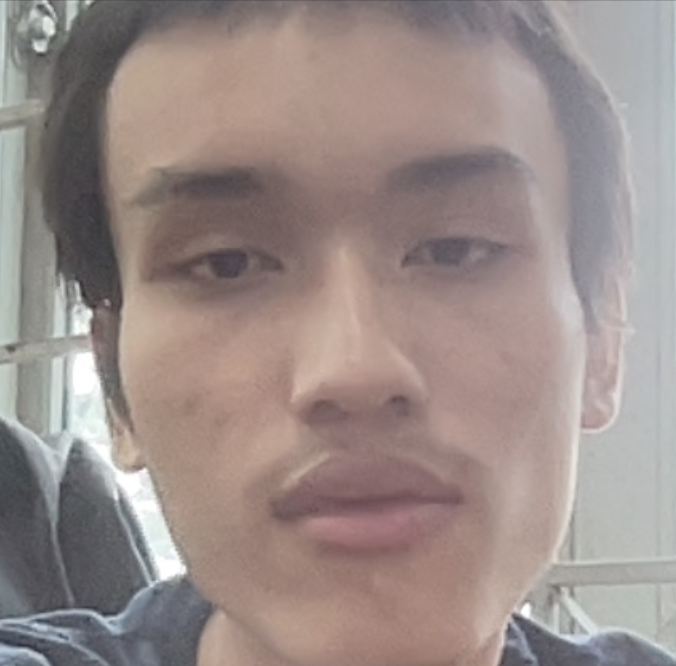
#> input picture saa.png, 676 x 666 px
$ python aaa.py
#> lines starting #> are read from the running program, lines starting #| are printed output that depends on the picture
import cv2
import numpy as np

# Đọc ảnh
image = cv2.imread('saa.png')
#> image is the input picture: shape (666, 676, 3); mean B, G, R 137.4, 140.9, 154.7

# Chuyển đổi sang ảnh đen trắng
gray_image = cv2.cvtColor(image, cv2.COLOR_BGR2GRAY)
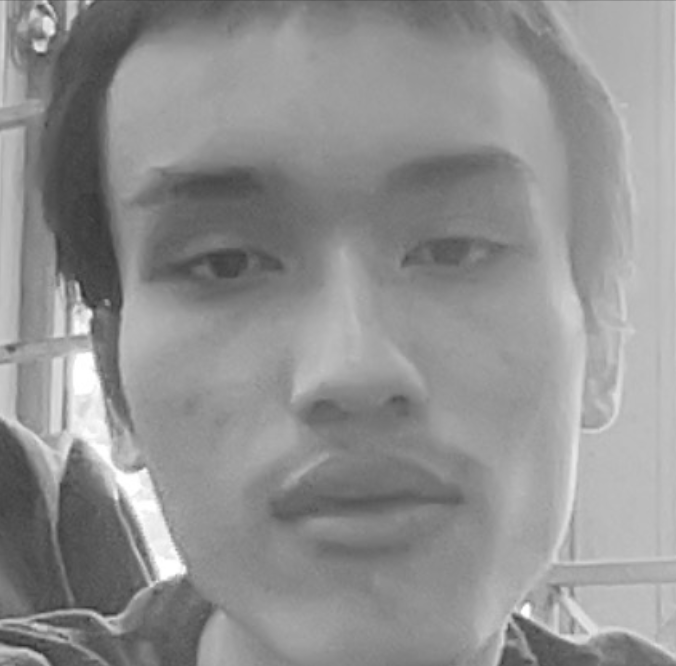
#> gray_image: shape (666, 676); min 47, max 255, mean 144.6

# Điều chỉnh độ sáng và độ tương phản
alpha = 1.5  # Độ sáng
beta = 30   # Độ tương phản
adjusted_image = cv2.convertScaleAbs(image, alpha=alpha, beta=beta)
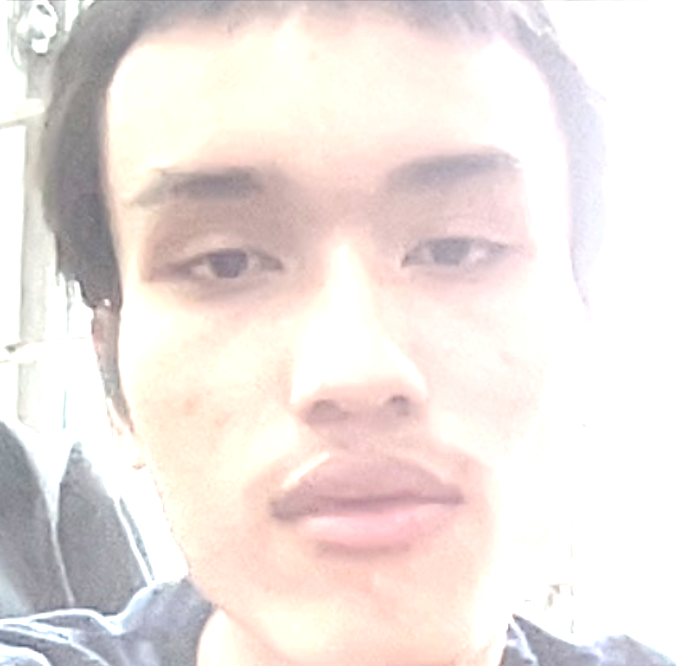
#> adjusted_image: shape (666, 676, 3); mean B, G, R 223.7, 227.4, 237

# Phóng to và thu nhỏ
scaled_up_image = cv2.resize(image, None, fx=1.5, fy=1.5, interpolation=cv2.INTER_LINEAR)
scaled_down_image = cv2.resize(image, None, fx=0.5, fy=0.5, interpolation=cv2.INTER_LINEAR)

# Quay ảnh
rows, cols = image.shape[:2]
#> rows = 666; cols = 676
rotation_matrix = cv2.getRotationMatrix2D((cols/2, rows/2), 45, 1)  # Quay góc 45 độ
rotated_image = cv2.warpAffine(image, rotation_matrix, (cols, rows))
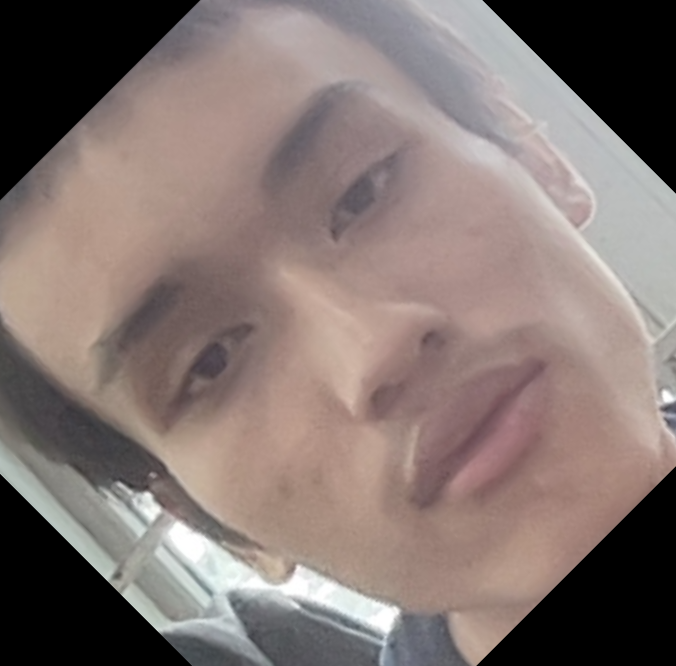
#> rotated_image: shape (666, 676, 3); mean B, G, R 113.2, 117.1, 131.3

# Làm mờ và làm nổi bật
blurred_image = cv2.GaussianBlur(image, (9, 9), 0)
sharpened_image = cv2.filter2D(image, -1, np.array([[-1, -1, -1], [-1, 9, -1], [-1, -1, -1]]))

# Hiển thị ảnh
cv2.imshow('Original Image', image)
cv2.imshow('Grayscale Image', gray_image)
cv2.imshow('Adjusted Image', adjusted_image)
cv2.imshow('Scaled Up Image', scaled_up_image)
cv2.imshow('Scaled Down Image', scaled_down_image)
cv2.imshow('Rotated Image', rotated_image)
cv2.imshow('Blurred Image', blurred_image)
cv2.imshow('Sharpened Image', sharpened_image)

cv2.waitKey(0)
cv2.destroyAllWindows()
